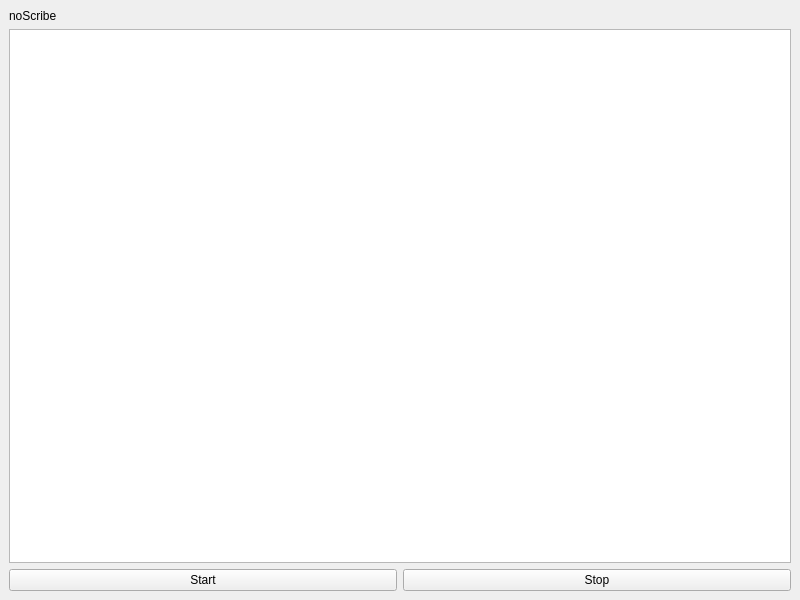
<?xml version="1.0" encoding="UTF-8"?>
<ui version="4.0">
 <class>MainWindow</class>
 <widget class="QMainWindow" name="MainWindow">
  <property name="geometry">
   <rect>
    <x>0</x>
    <y>0</y>
    <width>800</width>
    <height>600</height>
   </rect>
  </property>
  <property name="windowTitle">
   <string>noScribe</string>
  </property>
  <widget class="QWidget" name="centralwidget">
   <layout class="QVBoxLayout" name="verticalLayout">
    <item>
     <widget class="QLabel" name="label">
      <property name="text">
       <string>noScribe</string>
      </property>
     </widget>
    </item>
    <item>
     <widget class="QTextEdit" name="logText"/>
    </item>
    <item>
     <layout class="QHBoxLayout" name="horizontalLayout">
      <item>
       <widget class="QPushButton" name="startButton">
        <property name="text">
         <string>Start</string>
        </property>
       </widget>
      </item>
      <item>
       <widget class="QPushButton" name="stopButton">
        <property name="text">
         <string>Stop</string>
        </property>
       </widget>
      </item>
     </layout>
    </item>
   </layout>
  </widget>
  <layoutdefault spacing="6" margin="6"/>
  <resources/>
  <connections/>
 </widget>
 <resources/>
 <connections/>
</ui>
